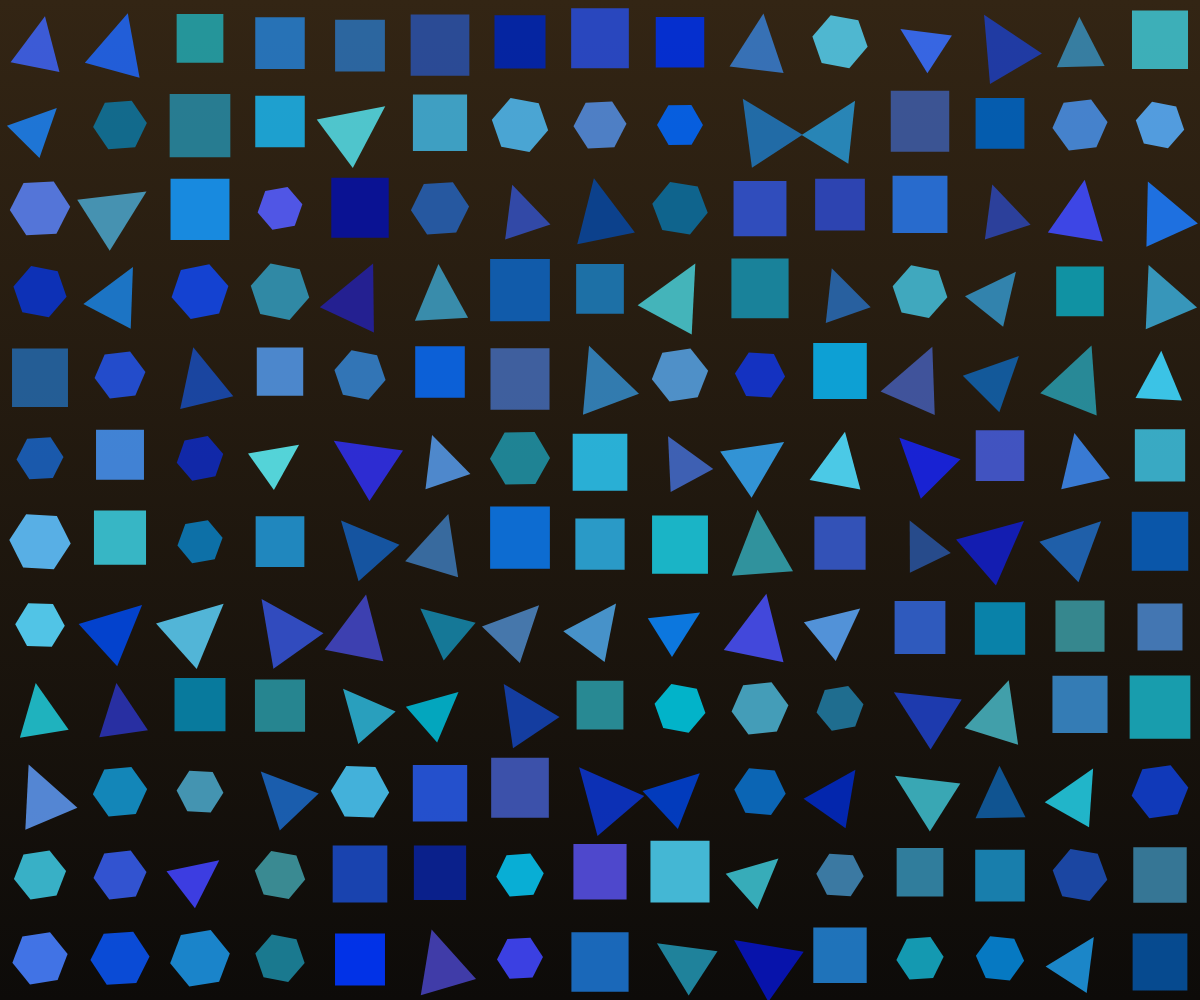
Frame 1 (no input)
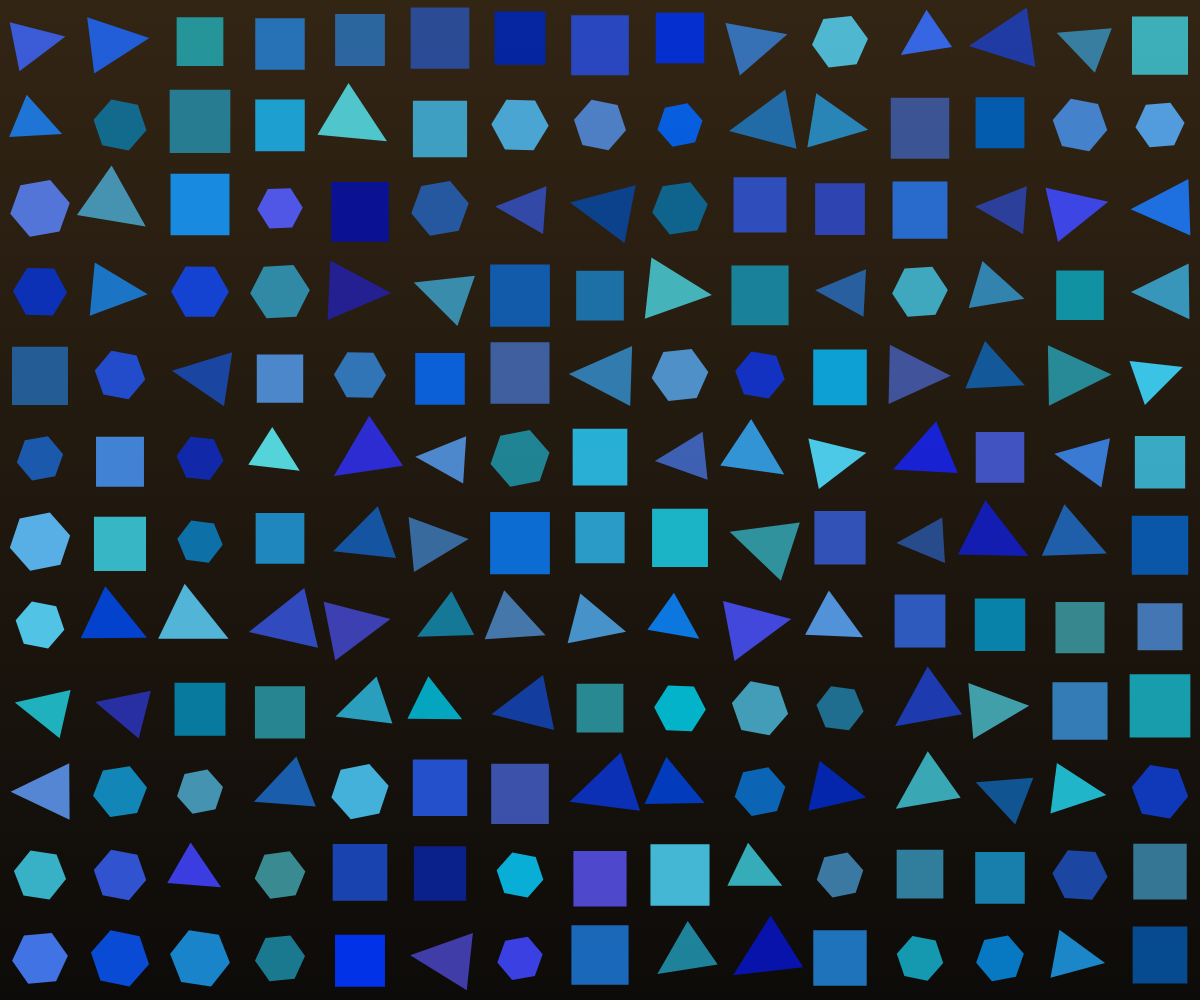
Frame 60 (no input)
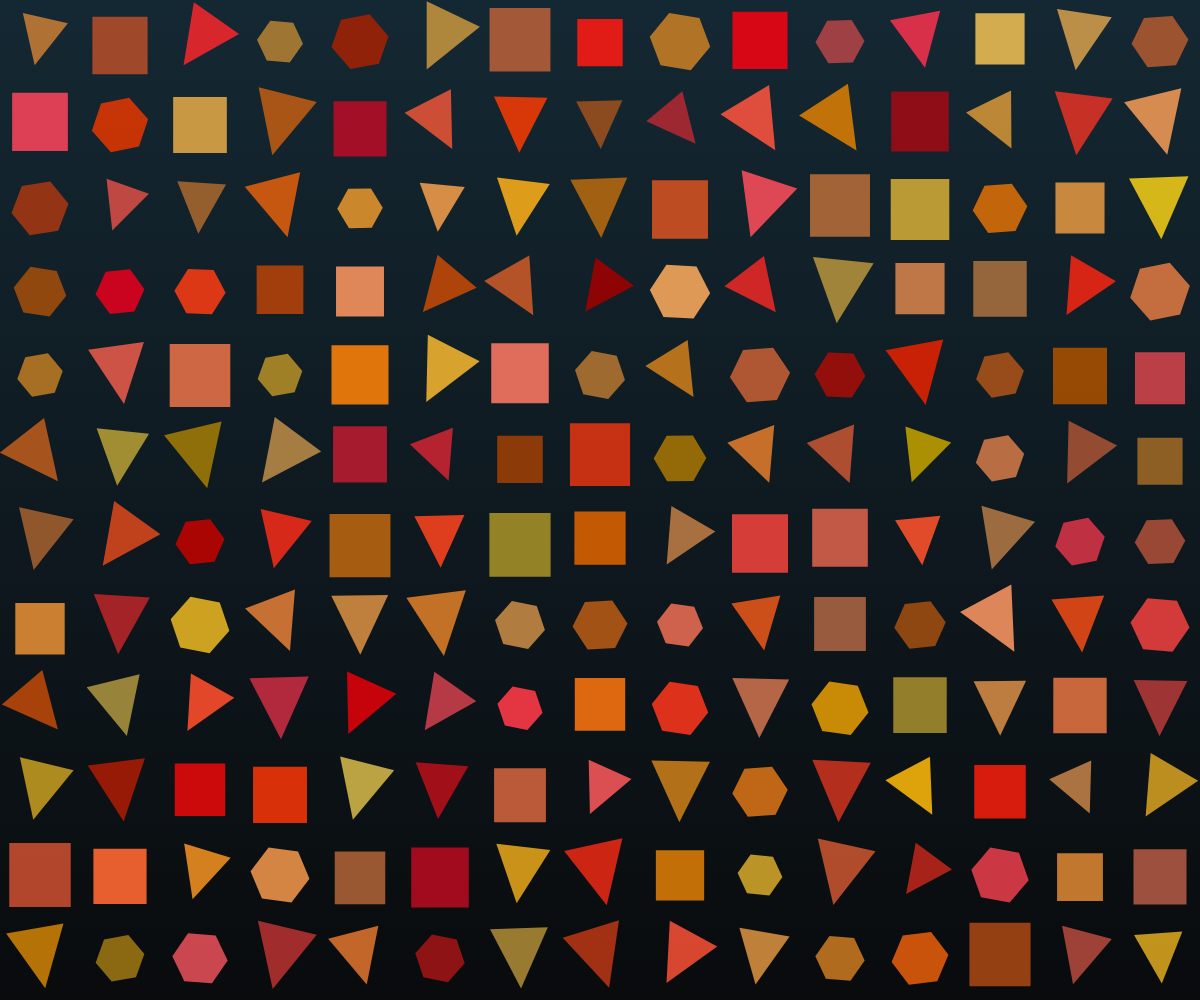
Frame 120 (the mouse pressed at the canvas centre since frame 60)

The p5.js sketch that drew these frames (run headless with seeded random() and noise() and a simulated clock; from frame 60 on, the mouse is pressed at the canvas centre):

// p5.js sketch
// ── sketch.js
let shapes = [];
let cols, rows;
let w, h;
let shapeHue;

function setup() {
  // Initialize canvas, color mode, grid, and shape generation
  colorMode(HSB, 360, 100, 100, 100);
  angleMode(RADIANS);
  createCanvas(windowWidth, windowHeight);
  noStroke();
  calculateGrid();
  shapeHue = pickNonPinkHue();
  createShapes();
}

function calculateGrid() {
  // Determine number of columns and rows for shape placement
  cols = floor(width / 80);
  rows = floor(height / 80);
  w = width / cols;
  h = height / rows;
}

function pickNonPinkHue() {
  // Generate a hue that avoids the pink/red range
  return random(20, 290);
}

function createShapes() {
  // Populate the canvas grid with randomly chosen and styled shapes
  shapes = [];
  for (let i = 0; i < cols; i++) {
    for (let j = 0; j < rows; j++) {
      let x = i * w + w / 2;
      let y = j * h + h / 2;

      let r = random();
      let type = r < 0.4 ? 'triangle' : r < 0.7 ? 'hexagon' : 'square';

      let hueOffset = random(-30, 30);
      let hCol = (shapeHue + hueOffset + 360) % 360;
      let shapeColor = color(hCol, random(60, 100), random(60, 100), 90);

      let sizeFactor = random(0.8, 1.1);
      let shapeW = w * sizeFactor * 0.7;
      let shapeH = h * sizeFactor * 0.7;

      let rotateDir = random([1, -1]);

      shapes.push(new Shape(x, y, shapeW, shapeH, type, shapeColor, rotateDir));
    }
  }
}

function draw() {
  // Continuously render the background and animate shapes
  drawSmoothGradientBackground();
  for (let s of shapes) {
    s.update();
    s.display();
  }
}

function drawSmoothGradientBackground() {
  // Create a vertical gradient background using shape hue
  let bgHue = (shapeHue + 180) % 360;
  let top = color(bgHue, 60, 20);
  let bottom = color(bgHue, 30, 5);

  let ctx = drawingContext;
  let gradient = ctx.createLinearGradient(0, 0, 0, height);
  gradient.addColorStop(0, top.toString());
  gradient.addColorStop(1, bottom.toString());

  ctx.fillStyle = gradient;
  ctx.fillRect(0, 0, width, height);
}

class Shape {
  constructor(x, y, w, h, type, baseColor, rotateDir = 1) {
    // Initialize shape properties
    this.x = x;
    this.y = y;
    this.w = w;
    this.h = h;
    this.type = type;
    this.baseColor = baseColor;
    this.animOffset = random(1000);
    this.rotateDir = rotateDir;
  }

  update() {
    // Detect if mouse is hovering over the shape
    this.hovered = dist(mouseX, mouseY, this.x, this.y) < min(this.w, this.h) / 1.5;
  }

  display() {
    // Render the shape with animation and interactivity
    let c = this.hovered ? color(0, 0, 100) : this.baseColor;
    fill(c);
    push();
    translate(this.x, this.y);

    if (this.type === 'triangle') {
      let rot = this.rotateDir * (frameCount * 0.02 + this.animOffset * 0.001);
      rotate(rot);
      this.drawTriangle();
    } else if (this.type === 'square') {
      let bounce = sin(frameCount * 0.07 + this.animOffset) * 4;
      translate(0, bounce);
      rectMode(CENTER);
      rect(0, 0, this.w, this.h);
    } else if (this.type === 'hexagon') {
      let rot = sin(frameCount * 0.03 + this.animOffset) * 0.2;
      rotate(rot);
      this.drawHexagon();
    }

    pop();
  }

  drawTriangle() {
    // Draw a triangle shape centered on origin
    beginShape();
    vertex(0, -this.h / 2);
    vertex(-this.w / 2, this.h / 2);
    vertex(this.w / 2, this.h / 2);
    endShape(CLOSE);
  }

  drawHexagon() {
    // Draw a hexagon shape centered on origin
    let radius = min(this.w, this.h) / 2;
    let angle = TWO_PI / 6;
    beginShape();
    for (let a = 0; a < TWO_PI; a += angle) {
      let sx = cos(a) * radius;
      let sy = sin(a) * radius;
      vertex(sx, sy);
    }
    endShape(CLOSE);
  }
}

function mousePressed() {
  // Regenerate shapes with a new hue on mouse click
  shapeHue = pickNonPinkHue();
  createShapes();
}

function windowResized() {
  // Recalculate grid and regenerate shapes on window resize
  resizeCanvas(windowWidth, windowHeight);
  calculateGrid();
  createShapes();
}
